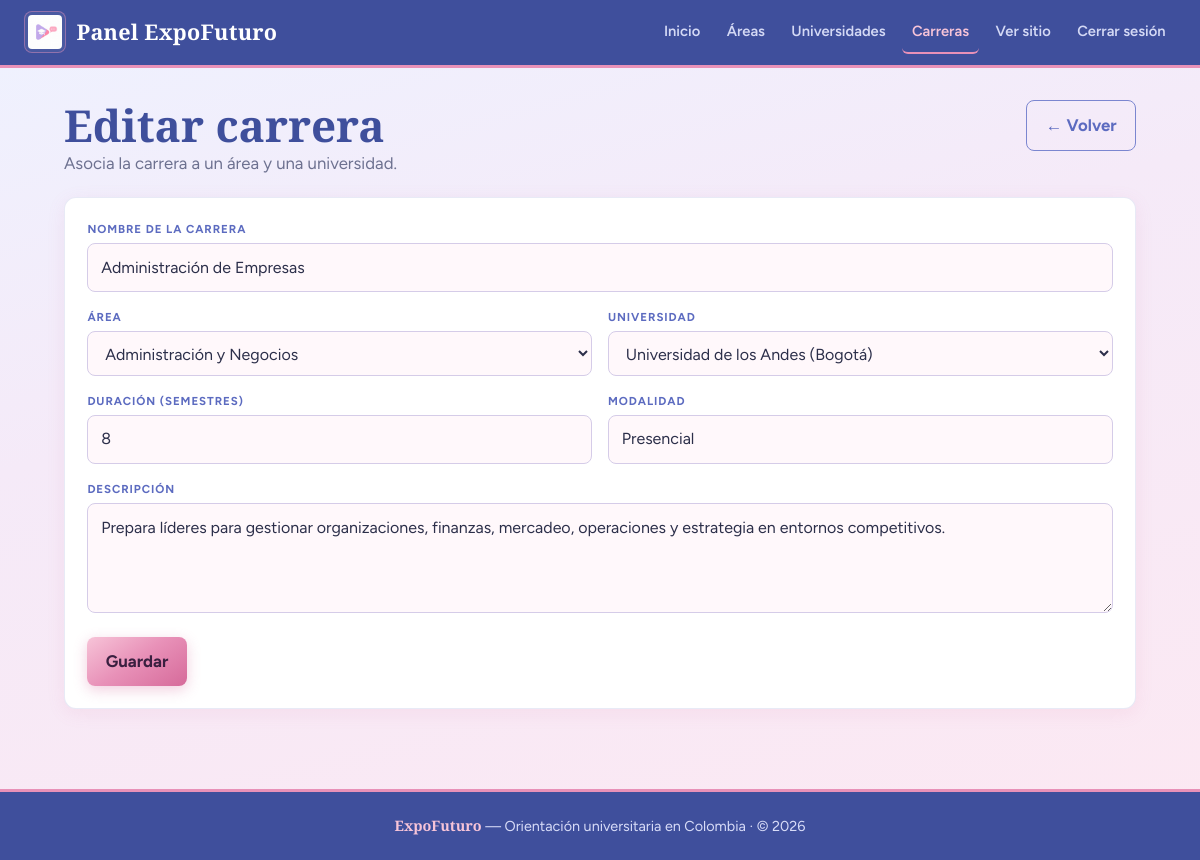
The page /admin/carrera_form.php?id=4 (signed in) on the database its author committed.
### tables this page shows
CREATE TABLE carrera (
  id_carrera INT UNSIGNED AUTO_INCREMENT PRIMARY KEY,
  nombre VARCHAR(200) NOT NULL,
  id_area INT UNSIGNED NOT NULL,
  duracion_semestres TINYINT UNSIGNED NOT NULL,
  modalidad VARCHAR(80) NOT NULL,
  descripcion TEXT NULL,
  id_universidad INT UNSIGNED NOT NULL,
  FOREIGN KEY (id_area) REFERENCES area(id_area),
  FOREIGN KEY (id_universidad) REFERENCES universidad(id_universidad)
);

CREATE TABLE area (
  id_area INT UNSIGNED AUTO_INCREMENT PRIMARY KEY,
  nombre VARCHAR(100) NOT NULL UNIQUE
);

CREATE TABLE universidad (
  id_universidad INT UNSIGNED AUTO_INCREMENT PRIMARY KEY,
  nombre VARCHAR(200) NOT NULL,
  ciudad VARCHAR(100) NOT NULL,
  tipo ENUM('publica', 'privada') NOT NULL,
  sitio_web VARCHAR(255) NULL,
  descripcion TEXT NULL,
  logo_url VARCHAR(255) NULL
);

### includes/funciones.php (called while the page is built, shortened)
<?php
function e($texto) {
    return htmlspecialchars((string) $texto, ENT_QUOTES, "UTF-8");
}

### admin/carrera_form.php (the view, shortened to what this page needs)
<?php
require_once __DIR__ . "/../includes/conexion.php";
require_once __DIR__ . "/../includes/funciones.php";
$id = (int) ($_GET["id"] ?? $_POST["id_carrera"] ?? 0);
$editando = $id > 0;
$carrera = [
    "nombre" => "",
    "id_area" => "",
    "duracion_semestres" => "8",
    "modalidad" => "Presencial",
    "descripcion" => "",
    "id_universidad" => "",
];
if ($editando && $_SERVER["REQUEST_METHOD"] !== "POST") {
    $stmt = $mysqli->prepare("SELECT * FROM carrera WHERE id_carrera = ?");
    $stmt->bind_param("i", $id);
    $stmt->execute();
    $row = $stmt->get_result()->fetch_assoc();
    $carrera = $row;
}
$areas = $mysqli->query("SELECT id_area, nombre FROM area ORDER BY nombre")->fetch_all(MYSQLI_ASSOC);
$universidades = $mysqli->query("SELECT id_universidad, nombre, ciudad FROM universidad ORDER BY nombre")->fetch_all(MYSQLI_ASSOC);
require __DIR__ . "/../includes/header_admin.php";
?>
<main class="contenedor">
    <div class="page-heading">
        <div>
            <h1><?= $editando ? "Editar carrera" : "Nueva carrera" ?></h1>
            <p>Asocia la carrera a un área y una universidad.</p>
        </div>
        <a class="btn btn-outline" href="carreras.php">← Volver</a>
    </div>
    <section class="panel">
        <form method="post" class="form-grid">
            <div class="campo ancho-completo">
                <label for="nombre">Nombre de la carrera</label>
                <input type="text" id="nombre" name="nombre" required maxlength="200" value="<?= e($carrera["nombre"]) ?>">
            </div>
            <div class="campo">
                <label for="id_area">Área</label>
                <select id="id_area" name="id_area" required>
                    <?php foreach ($areas as $area): ?>
                        <option value="<?= (int) $area["id_area"] ?>" <?= (int) $carrera["id_area"] === (int) $area["id_area"] ? "selected" : "" ?>>
                            <?= e($area["nombre"]) ?>
                        </option>
                    <?php endforeach; ?>
                </select>
            </div>
            <div class="campo">
                <label for="id_universidad">Universidad</label>
                <select id="id_universidad" name="id_universidad" required>
                    <?php foreach ($universidades as $u): ?>
                        <option value="<?= (int) $u["id_universidad"] ?>" <?= (int) $carrera["id_universidad"] === (int) $u["id_universidad"] ? "selected" : "" ?>>
                            <?= e($u["nombre"]) ?> (<?= e($u["ciudad"]) ?>)
                        </option>
                    <?php endforeach; ?>
                </select>
            </div>
            <div class="campo">
                <label for="duracion_semestres">Duración (semestres)</label>
                <input type="number" id="duracion_semestres" name="duracion_semestres" min="1" max="20" required value="<?= e((string) $carrera["duracion_semestres"]) ?>">
            </div>
            <div class="campo">
                <label for="modalidad">Modalidad</label>
                <input type="text" id="modalidad" name="modalidad" required maxlength="80" value="<?= e($carrera["modalidad"]) ?>" placeholder="Presencial, Virtual, Híbrida...">
            </div>
            <div class="campo ancho-completo">
                <label for="descripcion">Descripción</label>
                <textarea id="descripcion" name="descripcion"><?= e($carrera["descripcion"] ?? "") ?></textarea>
            </div>
            <div class="ancho-completo">
                <button class="btn btn-dorado" type="submit">Guardar</button>
            </div>
        </form>
    </section>
</main>
<?php require __DIR__ . "/../includes/footer.php"; ?>

### css/estilos.css (style rules this page uses)
:root { --navy: #3f4f9c; --navy-mid: #5c6bc0; --navy-soft: #7b86d0; --navy-fog: #9aa3df; --gold: #e891b8; --gold-deep: #d66a9a; --gold-light: #f7c4d8; --parchment: #faf6fc; --parchment-deep: #efe6f6; --ink: #2c2f4a; --muted: #6d7190; --white: #ffffff; --ok: #3d8f6e; --danger: #c45c6a; --line: rgba(92, 107, 192, 0.14); --shadow: 0 12px 40px rgba(63, 79, 156, 0.14); --shadow-soft: 0 4px 18px rgba(214, 106, 154, 0.1); --surface: #ffffff; --surface-soft: #fff8fb; --radius: 6px; --radius-lg: 12px; --font-display: "Libre Baskerville", "Palatino Linotype", Georgia, serif; --font-body: "Figtree", "Segoe UI", sans-serif; --max: 1120px; --pad-x: clamp(1rem, 3.5vw, 1.5rem); --touch: 44px; --fs-body: clamp(0.95rem, 0.9rem + 0.25vw, 1.05rem); --fs-h1: clamp(1.75rem, 1.2rem + 2.2vw, 2.75rem); --fs-h2: clamp(1.25rem, 1.05rem + 0.9vw, 1.7rem); --fs-hero: clamp(2.15rem, 1.4rem + 3.5vw, 4.1rem); }
*, *::before, *::after { margin: 0; padding: 0; box-sizing: border-box; }
html { scroll-behavior: smooth; overflow-x: clip; -webkit-text-size-adjust: 100%; }
body { font-family: var(--font-body); font-size: var(--fs-body); background: linear-gradient(165deg, #fce4ef 0%, #f0e8fa 42%, #eef2ff 72%, #ffffff 100%); color: var(--ink); min-height: 100vh; line-height: 1.6; display: flex; flex-direction: column; overflow-x: clip; word-wrap: break-word; overflow-wrap: anywhere; }
a { color: var(--navy-mid); text-decoration: none; transition: color 0.2s ease; }
.contenedor { max-width: var(--max); margin: 0 auto; padding: clamp(1.35rem, 3vw, 2rem) var(--pad-x) clamp(2.5rem, 5vw, 3.5rem); width: 100%; }
.panel { background: var(--white); border: 1px solid var(--line); border-radius: var(--radius-lg); box-shadow: var(--shadow-soft); padding: clamp(1rem, 2.5vw, 1.35rem) clamp(1rem, 2.5vw, 1.4rem); margin-bottom: 1.5rem; overflow: hidden; }
.campo { min-width: 0; }
.campo label { display: block; font-size: 0.72rem; font-weight: 700; color: var(--navy-mid); margin-bottom: 0.28rem; text-transform: uppercase; letter-spacing: 0.08em; }
.campo input, .campo select, .campo textarea { width: 100%; min-height: var(--touch); border: 1.5px solid #d5cce8; border-radius: 8px; padding: 0.68rem 0.8rem; font: inherit; font-size: 1rem; background: var(--surface-soft); color: var(--ink); transition: border-color 0.2s, box-shadow 0.2s; }
.campo textarea { min-height: 110px; resize: vertical; }
.btn { display: inline-flex; align-items: center; justify-content: center; gap: 0.35rem; border: none; border-radius: 8px; min-height: var(--touch); padding: 0.7rem 1.15rem; font: inherit; font-weight: 700; cursor: pointer; text-decoration: none; transition: transform 0.15s, background 0.2s, color 0.2s, box-shadow 0.2s; white-space: nowrap; text-align: center; }
.btn-dorado { background: linear-gradient(145deg, var(--gold-light), var(--gold) 48%, var(--gold-deep)); color: #3a2040; box-shadow: 0 4px 14px rgba(214, 106, 154, 0.32); }
.btn-outline { background: transparent; color: var(--navy-mid); border: 1.5px solid var(--navy-soft); }
.page-heading { display: flex; justify-content: space-between; align-items: flex-start; gap: 1rem; flex-wrap: wrap; margin-bottom: 1.25rem; }
.page-heading h1 { font-family: var(--font-display); font-size: var(--fs-h1); color: var(--navy); line-height: 1.15; }
.page-heading p { color: var(--muted); }
.page-heading .btn { flex-shrink: 0; }
.form-grid { display: grid; grid-template-columns: repeat(2, minmax(0, 1fr)); gap: 1rem; }
.form-grid .ancho-completo { grid-column: 1 / -1; }
.admin-body { background: linear-gradient(165deg, #eef2ff 0%, #f5eaf8 40%, #fce8f2 100%); }

### rows shown on the page
carrera: nombre "Administración de Empresas", id_area "Administración y Negocios", id_universidad "Universidad de los Andes (Bogotá)", duracion_semestres "8", modalidad "Presencial", descripcion "Prepara líderes para gestionar organizaciones, finanzas, mercadeo, operaciones y estrategia en entornos competitivos."
